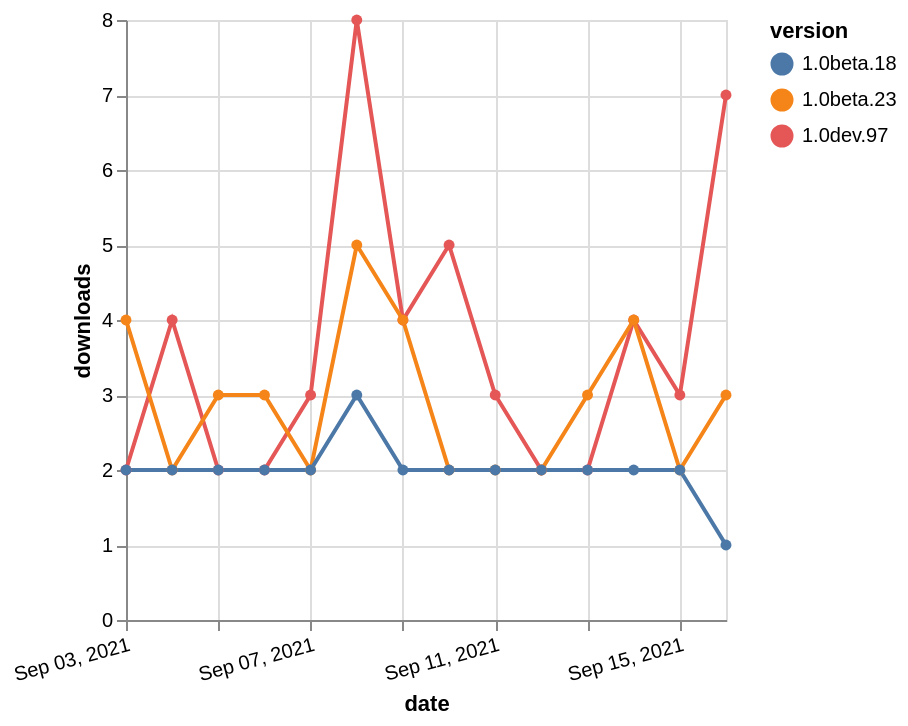

The Vega-Lite source for this figure:
### Vega-Lite specification from a JSON file in a GitHub repository (floating-point values rounded to 4 significant figures)
{"$schema": "https://vega.github.io/schema/vega-lite/v5.json", "description": "A simple bar chart with embedded data.", "data": {"values": [{"date": "2021-09-03", "total": 10524, "delta": 2, "version": "1.0dev.97"}, {"date": "2021-09-04", "total": 10528, "delta": 4, "version": "1.0dev.97"}, {"date": "2021-09-05", "total": 10530, "delta": 2, "version": "1.0dev.97"}, {"date": "2021-09-06", "total": 10532, "delta": 2, "version": "1.0dev.97"}, {"date": "2021-09-07", "total": 10535, "delta": 3, "version": "1.0dev.97"}, {"date": "2021-09-08", "total": 10543, "delta": 8, "version": "1.0dev.97"}, {"date": "2021-09-09", "total": 10547, "delta": 4, "version": "1.0dev.97"}, {"date": "2021-09-10", "total": 10552, "delta": 5, "version": "1.0dev.97"}, {"date": "2021-09-11", "total": 10555, "delta": 3, "version": "1.0dev.97"}, {"date": "2021-09-12", "total": 10557, "delta": 2, "version": "1.0dev.97"}, {"date": "2021-09-13", "total": 10559, "delta": 2, "version": "1.0dev.97"}, {"date": "2021-09-14", "total": 10563, "delta": 4, "version": "1.0dev.97"}, {"date": "2021-09-15", "total": 10566, "delta": 3, "version": "1.0dev.97"}, {"date": "2021-09-16", "total": 10573, "delta": 7, "version": "1.0dev.97"}, {"date": "2021-09-03", "total": 3819, "delta": 4, "version": "1.0beta.23"}, {"date": "2021-09-04", "total": 3821, "delta": 2, "version": "1.0beta.23"}, {"date": "2021-09-05", "total": 3824, "delta": 3, "version": "1.0beta.23"}, {"date": "2021-09-06", "total": 3827, "delta": 3, "version": "1.0beta.23"}, {"date": "2021-09-07", "total": 3829, "delta": 2, "version": "1.0beta.23"}, {"date": "2021-09-08", "total": 3834, "delta": 5, "version": "1.0beta.23"}, {"date": "2021-09-09", "total": 3838, "delta": 4, "version": "1.0beta.23"}, {"date": "2021-09-10", "total": 3840, "delta": 2, "version": "1.0beta.23"}, {"date": "2021-09-11", "total": 3842, "delta": 2, "version": "1.0beta.23"}, {"date": "2021-09-12", "total": 3844, "delta": 2, "version": "1.0beta.23"}, {"date": "2021-09-13", "total": 3847, "delta": 3, "version": "1.0beta.23"}, {"date": "2021-09-14", "total": 3851, "delta": 4, "version": "1.0beta.23"}, {"date": "2021-09-15", "total": 3853, "delta": 2, "version": "1.0beta.23"}, {"date": "2021-09-16", "total": 3856, "delta": 3, "version": "1.0beta.23"}, {"date": "2021-09-03", "total": 2573, "delta": 2, "version": "1.0beta.18"}, {"date": "2021-09-04", "total": 2575, "delta": 2, "version": "1.0beta.18"}, {"date": "2021-09-05", "total": 2577, "delta": 2, "version": "1.0beta.18"}, {"date": "2021-09-06", "total": 2579, "delta": 2, "version": "1.0beta.18"}, {"date": "2021-09-07", "total": 2581, "delta": 2, "version": "1.0beta.18"}, {"date": "2021-09-08", "total": 2584, "delta": 3, "version": "1.0beta.18"}, {"date": "2021-09-09", "total": 2586, "delta": 2, "version": "1.0beta.18"}, {"date": "2021-09-10", "total": 2588, "delta": 2, "version": "1.0beta.18"}, {"date": "2021-09-11", "total": 2590, "delta": 2, "version": "1.0beta.18"}, {"date": "2021-09-12", "total": 2592, "delta": 2, "version": "1.0beta.18"}, {"date": "2021-09-13", "total": 2594, "delta": 2, "version": "1.0beta.18"}, {"date": "2021-09-14", "total": 2596, "delta": 2, "version": "1.0beta.18"}, {"date": "2021-09-15", "total": 2598, "delta": 2, "version": "1.0beta.18"}, {"date": "2021-09-16", "total": 2599, "delta": 1, "version": "1.0beta.18"}]}, "width": "container", "mark": {"type": "line", "point": {"filled": true}}, "encoding": {"x": {"field": "date", "type": "temporal", "timeUnit": "yearmonthdate", "title": "date", "axis": {"labelAngle": -15}}, "y": {"field": "delta", "type": "quantitative", "title": "downloads"}, "color": {"field": "version", "type": "nominal"}, "tooltip": {"field": "delta"}}}
